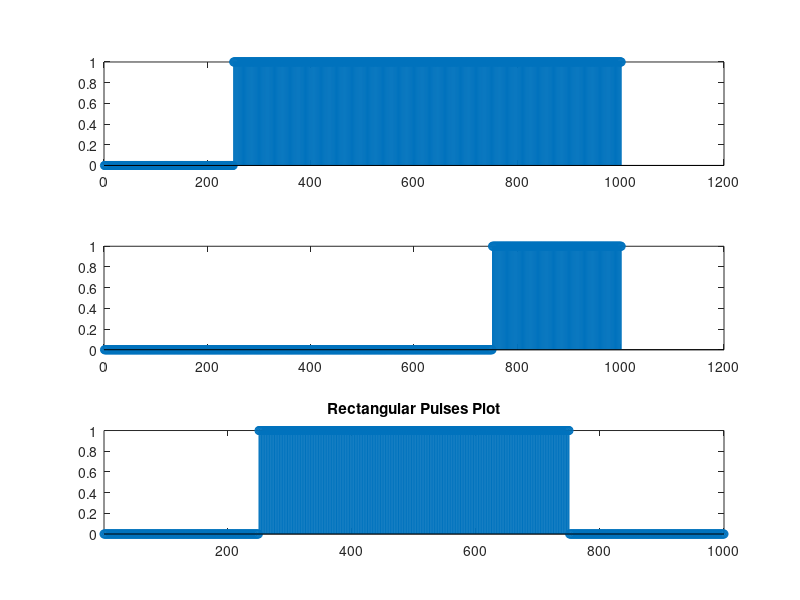

Source code (MATLAB):
%Write a script that will visualize three rectangular pulses of v1, v2 and v1-v2.
%1000 samples indicate the interval of one second
% a gap of 2 ms.

t =-1:1/500:1
v1 = [zeros(1,250), ones(1,751)];
v2 = [zeros(1,751),ones(1,250)];
V = v1-v2
figure, subplot(3,1,1)
stem(v1)
subplot(3,1,2)
stem(v2)
subplot(3,1,3)
stem(V)
axis tight
title('Rectangular Pulses Plot')